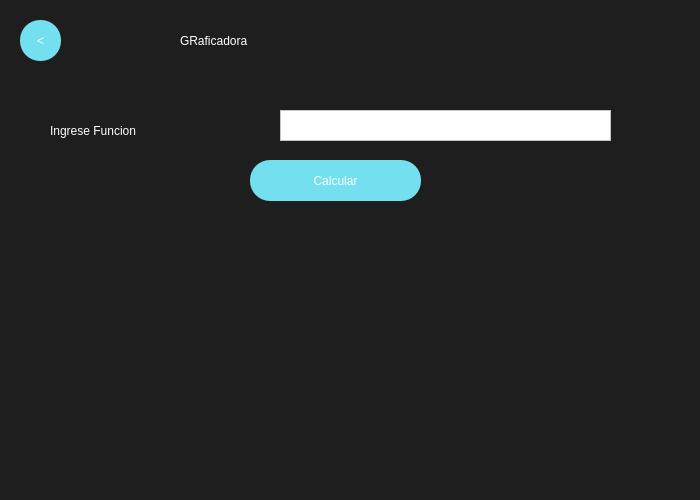
<?xml version="1.0" encoding="UTF-8"?>
<ui version="4.0">
 <class>MainWindow</class>
 <widget class="QMainWindow" name="MainWindow">
  <property name="geometry">
   <rect>
    <x>0</x>
    <y>0</y>
    <width>700</width>
    <height>500</height>
   </rect>
  </property>
  <property name="minimumSize">
   <size>
    <width>700</width>
    <height>500</height>
   </size>
  </property>
  <property name="maximumSize">
   <size>
    <width>700</width>
    <height>500</height>
   </size>
  </property>
  <property name="windowTitle">
   <string>MainWindow</string>
  </property>
  <property name="styleSheet">
   <string notr="true">QWidget{
background-color:#1E1E1E;
}

QPushButton{
background-color:#74E0Ef;
color:white;
font: 30pt &quot;Impact&quot;;
border-radius:25px;
}

QPushButton:hover{
background-color:#7A63FF;
color:#74E0Ef;
font: 30pt &quot;Impact&quot;;
border-radius:30px;
}

</string>
  </property>
  <widget class="QWidget" name="centralwidget">
   <widget class="QLabel" name="label">
    <property name="geometry">
     <rect>
      <x>180</x>
      <y>10</y>
      <width>341</width>
      <height>61</height>
     </rect>
    </property>
    <property name="styleSheet">
     <string notr="true">color:white;
font: 50pt &quot;Impact&quot;;
</string>
    </property>
    <property name="text">
     <string>GRaficadora</string>
    </property>
   </widget>
   <widget class="QPushButton" name="GraphBackButton">
    <property name="geometry">
     <rect>
      <x>20</x>
      <y>20</y>
      <width>41</width>
      <height>41</height>
     </rect>
    </property>
    <property name="styleSheet">
     <string notr="true">font: 20pt &quot;impact&quot;;
border-radius:20px;</string>
    </property>
    <property name="text">
     <string>&lt;</string>
    </property>
   </widget>
   <widget class="QPushButton" name="GraphButton">
    <property name="geometry">
     <rect>
      <x>250</x>
      <y>160</y>
      <width>171</width>
      <height>41</height>
     </rect>
    </property>
    <property name="styleSheet">
     <string notr="true">font: 20pt &quot;impact&quot;;
border-radius:20px;</string>
    </property>
    <property name="text">
     <string>Calcular</string>
    </property>
   </widget>
   <widget class="QLabel" name="label_2">
    <property name="geometry">
     <rect>
      <x>50</x>
      <y>120</y>
      <width>221</width>
      <height>21</height>
     </rect>
    </property>
    <property name="styleSheet">
     <string notr="true">font:15pt&quot;Arial&quot;;
color:white;</string>
    </property>
    <property name="text">
     <string>Ingrese Funcion </string>
    </property>
   </widget>
   <widget class="QTextEdit" name="GraphEntry">
    <property name="geometry">
     <rect>
      <x>280</x>
      <y>110</y>
      <width>331</width>
      <height>31</height>
     </rect>
    </property>
    <property name="styleSheet">
     <string notr="true">background-color: rgb(255, 255, 255);</string>
    </property>
   </widget>
  </widget>
 </widget>
 <resources/>
 <connections/>
</ui>
